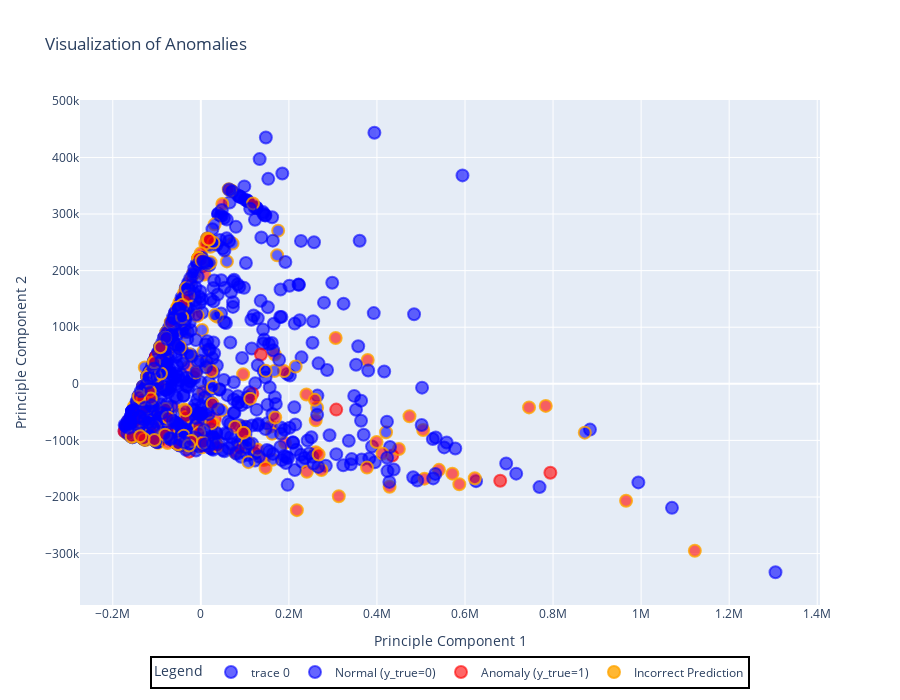

Source (notebook cell):
### Code cell
from RADAR.visualization_module import DataVisualization
visualizer = DataVisualization(data=X_test, plot_technique='plot_anomaly', dim_reduction_technique='PCA', y_true=labels_true, y_pred=labels_pred,subset_size_percent=0.2)
visualizer.fit()
visualizer.show()

### Figure 1 — Plotly figure (JSON) as saved in the notebook; plotly's stock layout.template omitted (floating-point values rounded to 4 significant figures; data arrays with more than 128 entries replaced by an {"elided": "..."} marker saying what was removed)
{"data": [{"hoverinfo": "text", "marker": {"color": {"elided": "1200 str values"}, "line": {"color": {"elided": "1200 str values"}, "width": 2}, "size": 12}, "mode": "markers", "text": {"elided": "1200 str values"}, "type": "scatter", "x": {"elided": "1200 float values"}, "y": {"elided": "1200 float values"}}, {"marker": {"color": "rgba(0, 0, 255, 0.6)", "line": {"color": "rgba(0, 0, 255, 0.6)", "width": 2}, "size": 12}, "mode": "markers", "name": "Normal (y_true=0)", "showlegend": true, "type": "scatter", "x": [null], "y": [null]}, {"marker": {"color": "rgba(255, 0, 0, 0.6)", "line": {"color": "rgba(255, 0, 0, 0.6)", "width": 2}, "size": 12}, "mode": "markers", "name": "Anomaly (y_true=1)", "showlegend": true, "type": "scatter", "x": [null], "y": [null]}, {"marker": {"color": "rgba(255, 165, 0, 0.8)", "line": {"color": "rgba(255, 165, 0, 0.8)", "width": 2}, "size": 12}, "mode": "markers", "name": "Incorrect Prediction", "showlegend": true, "type": "scatter", "x": [null], "y": [null]}], "layout": {"height": 700, "legend": {"bordercolor": "Black", "borderwidth": 2, "font": {"size": 12}, "itemsizing": "constant", "orientation": "h", "title": {"text": "Legend"}, "x": 0.5, "xanchor": "center"}, "showlegend": true, "title": {"text": "Visualization of Anomalies"}, "width": 900, "xaxis": {"title": {"text": "Principle Component 1"}}, "yaxis": {"title": {"text": "Principle Component 2"}}}}
